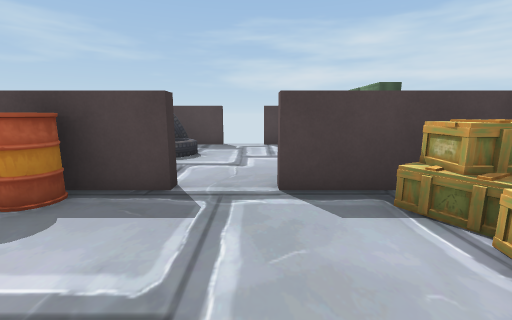
View 1 (above)

12 first-person views from a walk through a scene from a Unity 3-D project. The camera is 1.2 m above the floor, tilts 10° down and sees 90° across. Doors are open. The floor is counted in squares, 1 m on a side. Each view is taken from the middle of a square. On the plan, view 1 faces up. The plan holds only what a view shows up to about 12 squares ahead; the rest is blank. Some animated figures are not drawn.

View 2
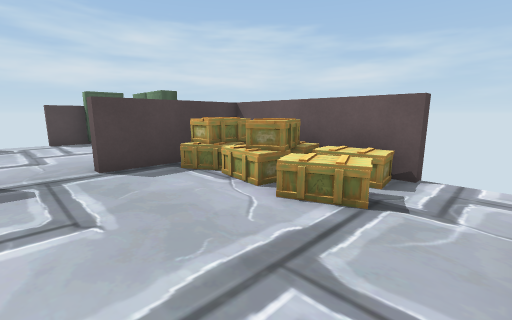

View 3
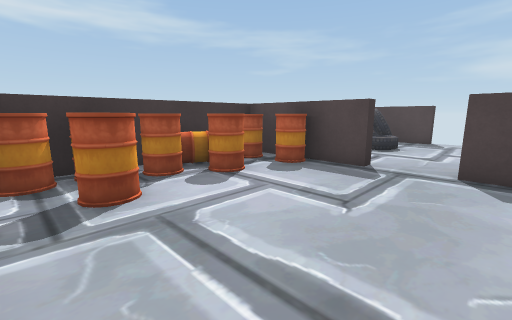

View 4
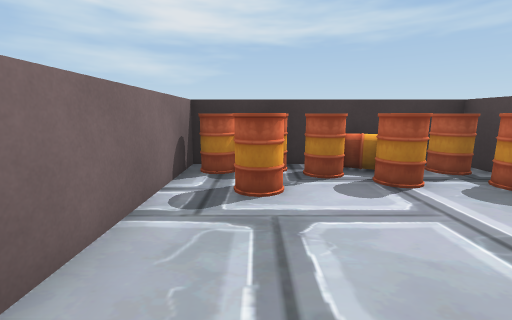

View 5
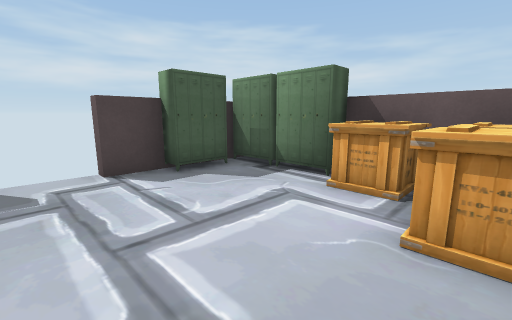

View 6
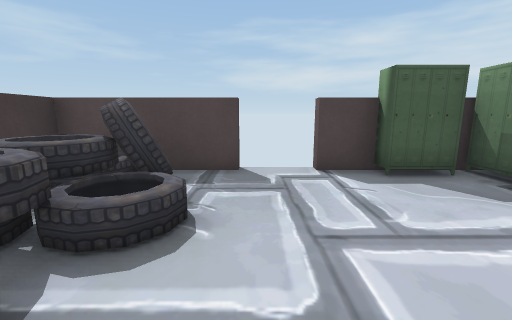

View 7
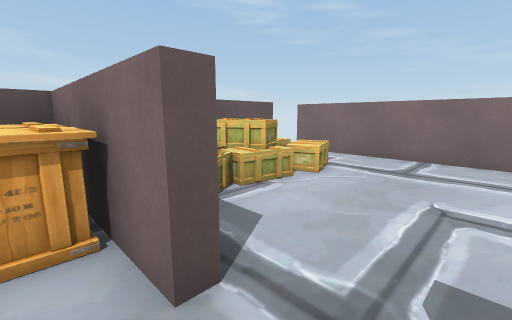

View 8
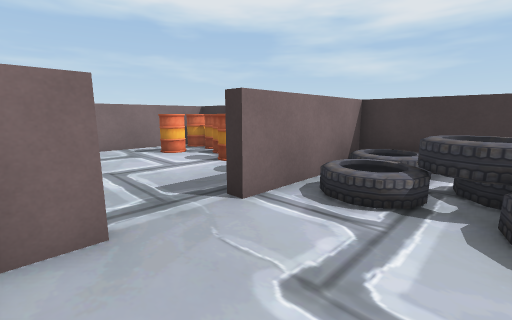

View 9
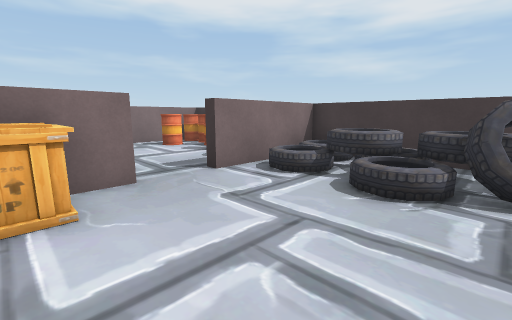

View 10
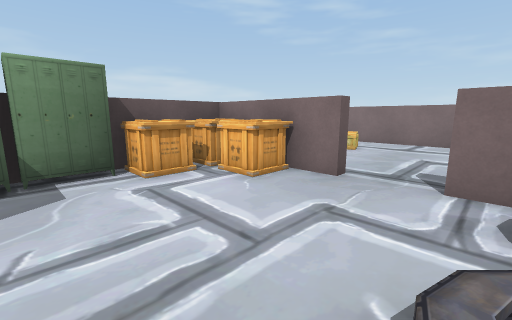

View 11
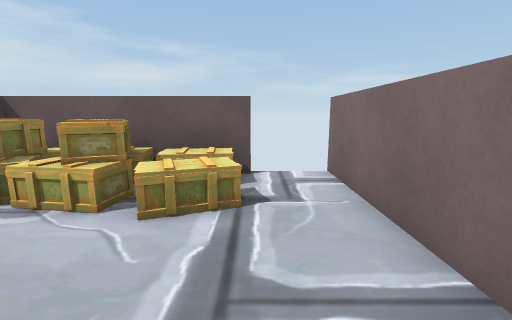

View 12
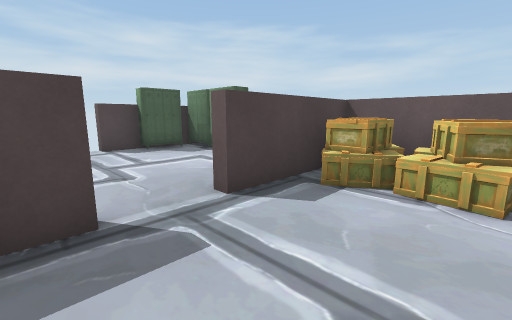

### Floor plan
Key: @ floor where view 1 was taken; # wall or solid block; . floor; / step, stairs or slope; D open door; = window, fence, low wall or low ledge; v drop or lower ground; T tire; L locker; B barrel; A box; O other object.
Columns run from 5 left of view 1 to 5 right of it. Each row starts with its distance up from view 1.
 11 ####DD####
 10 # T.DD.LLL
  9 #TT......#
  8 #v//.....L
  7 #T//....O#
  6 #///....O#
  5 T O....OOO
  4 ####DD##A#
  3 #BB....AA#
  2 #BB....AA=
  1 BB.....AAA
  0 #B...@.AAA
 -1 BBB.....ADD
 -2 BB.......DD
 -3 ###########

Where each view was taken, in squares from view 1:
view 1: 0 up, 0 right, facing up
view 2: 2 down, 1 left, facing up-right
view 3: 2 down, 1 right, facing up-left
view 4: 1 down, 1 right, facing left
view 5: 5 up, 1 left, facing up-right
view 6: 5 up, 1 left, facing up
view 7: 5 up, 1 left, facing down-right
view 8: 7 up, 1 right, facing down-left
view 9: 9 up, 2 right, facing down-left
view 10: 9 up, 2 left, facing down-right
view 11: 1 down, 1 left, facing right
view 12: 1 up, 2 left, facing up-right
